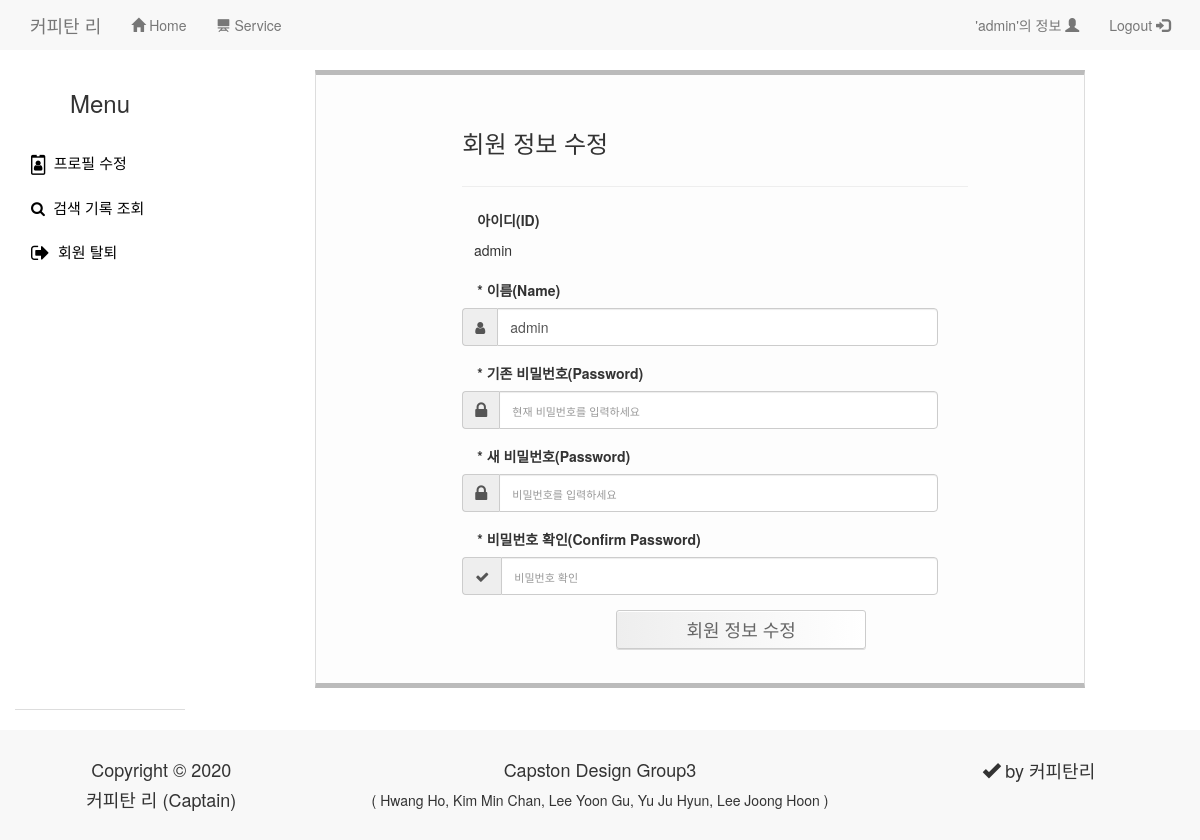
/mypage/ (signed in), run on an earlier commit of the app's database.
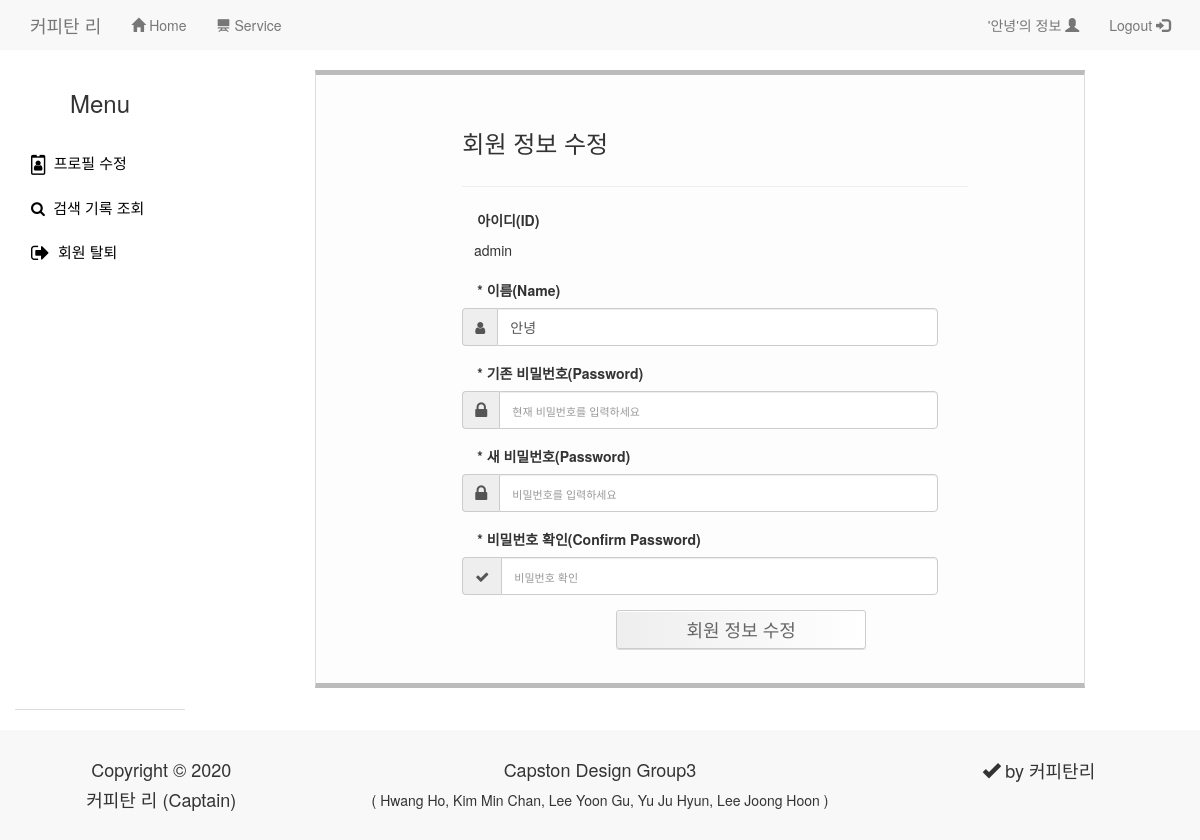
And on a later commit of the database.
### home/models.py (models this page shows, shortened)
class Profile(models.Model) :
    class MemberPermission(models.TextChoices):
        ADMIN = 'admin'
        MEMBER = 'member'
    user = models.OneToOneField(User, on_delete=models.CASCADE)
    name = models.CharField(max_length=20)
    permission = models.CharField(MemberPermission.choices, default=MemberPermission.MEMBER, max_length=10)
    class Meta:
        db_table = 'Profile'

### home/views.py (the view)
# urls.py: path("mypage/", views.mypage, name="mypage"),
def mypage(req):
    cur_user = req.user
    if cur_user.is_authenticated:
        user = Profile.objects.get(user=auth.get_user(req))
        return render(req, "mypage.html", {'user': user})
    else:
        messages.info(req, '로그인 후 이용가능합니다.')
        return redirect("home:index")

### home/templates/mypage.html (shortened to what this page needs)
<!DOCTYPE html>
<html>
	<head>
		{% load static %}
        <link rel="stylesheet" href="{% static 'css/mypage.css' %}">
		<link rel="stylesheet" href="{% static 'vendor/bootstrap/css/bootstrap.css' %}">
		<link rel="stylesheet" type="text/css" href="https://maxcdn.bootstrapcdn.com/font-awesome/4.7.0/css/font-awesome.min.css">
		<link rel="stylesheet" href="https://maxcdn.bootstrapcdn.com/bootstrap/3.3.7/css/bootstrap.min.css">
		<link href="https://unpkg.com/gijgo@1.9.11/css/gijgo.min.css" rel="stylesheet" type="text/css" />
	</head>
	<body>
        {% include 'nav.html' %}
	<br>
<div class="container-fluid">
    <div class="row">
           <div class="col-sm-2">
            <ul class="nav nav-tabs nav-stacked" style="height: 640px;">
            <h3 style="text-align: center; margin-bottom: 25px">Menu</h3>
              <li class="nav-item">
                  <a class="nav-link active" data-toggle="tab" href="#Modify" style="color: black; font-size:15px; margin-top: 15px">
                 <i class="fa fa-id-badge fa-lg"></i>&nbsp;&nbsp;프로필 수정</a>
              </li>
              <li class="nav-item">
                <a class="nav-link" data-toggle="tab" href="#Record" style="color: black; font-size:15px">
                 <i class="fa fa-search"></i>&nbsp;&nbsp;검색 기록 조회</a>
              </li>
              <li class="nav-item">
                <a class="nav-link" data-toggle="tab" href="#Dismember" style="color: black; font-size:15px">
                 <i class="fa fa-sign-out fa-lg"></i>&nbsp;&nbsp;회원 탈퇴</a>
              </li>
            </ul>
            </div>
    <div class="col-sm-8 col-sm-offset-1">
        <div class="tab-content">
          <div class="tab-pane fade active in" id="Modify" style="width: 100%; height:568px;">
            <div class="row main">
                <div class="col-sm-8 col-sm-offset-2">
				<h3>회원 정보 수정</h3>
				<hr class="col-sm-12" style="color:white">
					<form class="update_form" method="post" action="{% url 'home:update' %}">
						<div class="form-group">
							<label class="cols-sm-2 control-label">아이디(ID)</label>
							<div class="cols-sm-10">
								<div class="input-group">
									<span>&nbsp;&nbsp;&nbsp;{{user.user}}</span>
								</div>
							</div>
						</div>
						<div class="form-group">
                            <label for="name" class="cols-sm-2 control-label"><span class=req>*</span>&nbsp;이름(Name)</label>
							<div class="cols-sm-10">
								<div class="input-group">
									<span class="input-group-addon"><i class="fas fa-user fa"></i></span>
									<input type="text" class="form-control" name="name" id="name"  value="{{user.name}}" placeholder="이름을 입력하세요."/>
								</div>
							</div>
						</div>
						<div class="form-group">
							<label for="origin_password" class="cols-sm-2 control-label"><span class=req>*</span>&nbsp;기존 비밀번호(Password)</label>
							<div class="cols-sm-10">
								<div class="input-group">
									<span class="input-group-addon"><i class="fa fa-lock fa-lg" aria-hidden="true"></i></span>
									<input type="password" class="form-control" name="origin_password" id="origin_password" placeholder="현재 비밀번호를 입력하세요"/>
								</div>
							</div>
						</div>
						<div class="form-group">
							<label for="password1" class="cols-sm-2 control-label"><span class=req>*</span>&nbsp;새 비밀번호(Password)</label>
							<div class="cols-sm-10">
								<div class="input-group">
									<span class="input-group-addon"><i class="fa fa-lock fa-lg" aria-hidden="true"></i></span>
									<input type="password" class="form-control" name="password1" id="password1" placeholder="비밀번호를 입력하세요"/>
								</div>
							</div>
						</div>
						<div class="form-group">
							<label for="password2" class="cols-sm-2 control-label"><span class=req>*</span>&nbsp;비밀번호 확인(Confirm Password)</label>
							<div class="cols-sm-10">
								<div class="input-group">
									<span class="input-group-addon"><i class="fa fa-check" aria-hidden="true"></i></span>
									<input type="password" class="form-control" name="password2" id="password2"  placeholder="비밀번호 확인"/>
								</div>
							</div>
						</div>
						<div class="form-group">
						    <div class="col-sm-6 col-sm-offset-3">
							 <input type="submit" class="base_button" value="회원 정보 수정"style="margin-top: 0px; width:250px; margin-left: 20px; font-size: large">
                            </div>
						</div>
					</form>
				</div>
			</div>
         </div>
        </div>
    </div>
    </div>
</div>
<br>
        {% include 'footer.html' %}
	</body>
</html>

### home/templates/nav.html (shortened to what this page needs)
<link href="//maxcdn.bootstrapcdn.com/bootstrap/3.3.6/css/bootstrap.min.css" type="text/css" rel="stylesheet">
    <nav class="nav navbar-default">
			<div class="container-fluid">
				<div class="nav-header">
					<a class="navbar-brand" href="{% url 'home:index' %}">커피탄 리</a>
				</div>
				<div class="collapse navbar-collapse" id="bs-example-navbar-collapse-1">
					<ul class="nav navbar-nav">
						<li><a href="{% url 'home:index' %}">
                            <span class="glyphicon glyphicon-home" aria-hidden="true"></span>
                            Home
                        </a></li>
						<li><a href="{% url 'recognition:recognition' %}">
                            <span class="glyphicon glyphicon-blackboard" aria-hidden="true"></span>
                            Service
                        </a></li>
					</ul>
                    <ul class="nav navbar-nav navbar-right">
						{% if user == None %}
                        <li><a href="{% url 'home:login' %}">
                            Login
                            <span class="glyphicon glyphicon-log-in" aria-hidden="true"></span>
                        </a></li>
						<li><a href="{% url 'home:register' %}">
                            Register
                            <span class="glyphicon glyphicon-user" aria-hidden="true"></span>
                        </a></li>
                        {% else %}
                            <li><a href="{% url 'home:mypage' %}">
                                '{{ user.name }}'의 정보
                                <span class="glyphicon glyphicon-user" aria-hidden="true"></span>
                            </a></li>
                            <li><a href="{% url 'home:logout' %}">
                                Logout
                                <span class="glyphicon glyphicon-log-in" aria-hidden="true"></span>
                            </a></li>
                        {% endif %}
					</ul>
				</div>
			</div>
		</nav>

### home/templates/footer.html
<footer style="background-color: #F8F8F8">
		<div class="container">
				<br>
				<div class="row">
					<div class="col-sm-3" style="text-align: center;"><h4>Copyright &copy; 2020</h4><h4>커피탄 리 (Captain)</h4></div>
					<div class="col-sm-6" style="text-align: center"><h4>Capston Design Group3</h4><p>( Hwang Ho, Kim Min Chan, Lee Yoon Gu, Yu Ju Hyun, Lee Joong Hoon )</p></div>
					<div class="col-sm-3"><h4 style="text-align: center;"><span class="glyphicon glyphicon-ok"></span>&nbsp;by 커피탄리</h4></div>
                    <br>
				</div>
			</div>
        <br>
</footer>

### static/css/mypage.css (style rules this page uses)
.form-group { margin-bottom: 20px; }
label { margin-bottom: 10px; margin-left:15px; }
input, input::-webkit-input-placeholder { font-size: 11px; padding-top: 3px; }
.form-control { height: auto!important; padding: 8px 12px !important; }
.base_button { border: 1px solid #ccc; margin-top: 28px; padding: 6px 12px; color: #666; cursor: pointer; margin-bottom: 28px; border-radius: 3px 3px; box-shadow: 0 1px #fff inset, 0 1px #ddd; background: #000000; background: linear-gradient(to right, #eeeeee 0%, #ffffff 100%); }
.tab-content { background: #fdfdfd; line-height: 25px; border: 1px solid #ddd; border-top:5px solid #bbbbbb; border-bottom:5px solid #bbbbbb; padding:30px 25px; }
.nav-tabs { border-bottom: 2px solid #DDD; }
.nav-tabs > li > a { border: none; color: #666; }
.nav-tabs > li > a::after { content: ""; background: #4285F4; height: 2px; position: absolute; width: 100%; left: 0px; bottom: -1px; transition: all 250ms ease 0s; transform: scale(0); }
.tab-pane { padding: 15px 0; }
.tab-content { padding:20px }

### home/templates/mypage.html (style rules this page uses)
body, html { height: 100%; background-repeat: no-repeat; font-family: 'Oxygen', sans-serif; background-size: cover; }

What changed in the data, as far as the page shows it:
changed Profile "admin": name "admin" → "안녕"
